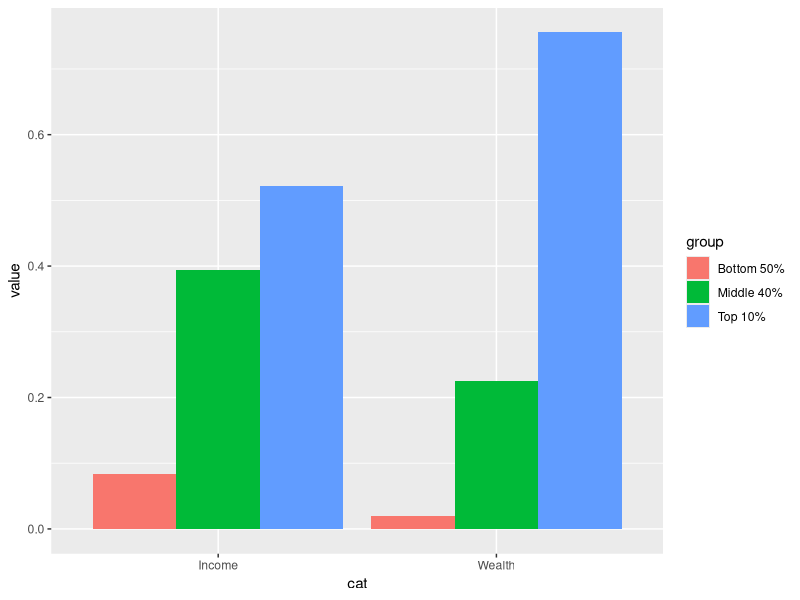

The R source for this figure: (Note: this script raises an error after producing the figure.)
## ---- chunk 1
library(tidyverse)
library(readxl)
## ---- chunk 2
excel_sheets("./data/WIR2022s.xlsx")
## ---- chunk 3
df_f1 <- read_excel("./data/WIR2022s.xlsx", sheet = "data-F1")
df_f1
## ---- chunk 4
df_f1_rev <- df_f1 %>% select(cat = ...1, 2:4) %>%
  pivot_longer(2:4, names_to = "group", values_to = "value")
df_f1_rev
## ---- chunk 5
df_f1_rev %>%
  ggplot(aes(x = cat, y = value, fill = group)) +
  geom_col(position = "dodge")
## ---- chunk 6
knitr::include_graphics("./data/tidy-1.png")
## ---- chunk 7
df_f1
## ---- chunk 8
(df_f1_rev <- df_f1 %>% pivot_longer(-1, names_to = "group", values_to = "value"))
## ---- chunk 9
df_f1_rev %>% 
  ggplot(aes(x = ...1, y = value, fill = group)) +
  geom_col(position = "dodge")
## ---- chunk 10
df_f1_rev %>% filter(group != "Top 1%") %>%
  ggplot() +
  geom_col(aes(x = ...1, y = value, fill = group), position = "dodge") +
  geom_text(aes(x = ...1, y = value, group = group, 
            label = scales::label_percent(accuracy=1)(value)), 
            position = position_dodge(width = 0.9)) + 
  scale_y_continuous(labels = scales::percent_format(accuracy = 1)) +
  labs(title = "Figure 1. Global income and wealth inequality, 2021",
       x = "", y = "Share of total income or wealth", fill = "")
## ---- chunk 11
df_f2 <- read_excel("./data/WIR2022s.xlsx", sheet = "data-F2")
df_f2
## ---- chunk 12
df_f2 %>% pivot_longer(cols = 3:5, names_to = "group", values_to = "value")
## ---- chunk 13
df_f2 %>% pivot_longer(cols = 3:5, names_to = "group", values_to = "value") %>%
  ggplot(aes(x = iso, y = value, fill = group)) +
  geom_col(position = "dodge")
## ---- chunk 14
df_f2 %>% pivot_longer(cols = 3:5, names_to = "group", values_to = "value")
## ---- chunk 15
df_f3 <- read_excel("./data/WIR2022s.xlsx", sheet = "data-F3")
df_f3
## ---- chunk 16
knitr::include_graphics("./data/F3.png")
## ---- chunk 17
df_f3$T10B50 %>% summary()
## ---- chunk 18
df_f3 %>% ggplot() + geom_histogram(aes(T10B50))
## ---- chunk 19
df_f3 %>% arrange(desc(T10B50))
## ---- chunk 20
df_f3 %>% 
  mutate(`Top 10 Bottom 50 Ratio` = cut(T10B50,breaks = c(5, 12, 13, 16, 19,140), 
                                        include.lowest = FALSE)) 
## ---- chunk 21
world_map <- map_data("world")
df_f3 %>% mutate(`Top 10 Bottom 50 Ratio` = cut(T10B50,breaks = c(5, 12, 13, 16, 19,140), 
                                        include.lowest = FALSE)) %>%
  ggplot(aes(map_id = Country)) + 
  geom_map(aes(fill = `Top 10 Bottom 50 Ratio`), map = world_map) + 
  expand_limits(x = world_map$long, y = world_map$lat)
## ---- chunk 22
world_map_wir <- world_map
world_map_wir$region[
  world_map_wir$region=="Democratic Republic of the Congo"]<-"DR Congo"
world_map_wir$region[world_map_wir$region=="Republic of Congo"]<-"Congo"
world_map_wir$region[world_map_wir$region=="Ivory Coast"]<-"Cote dIvoire"
world_map_wir$region[world_map_wir$region=="Vietnam"]<-"Viet Nam"
world_map_wir$region[world_map_wir$region=="Russia"]<-"Russian Federation"
world_map_wir$region[world_map_wir$region=="South Korea"]<-"Korea"
world_map_wir$region[world_map_wir$region=="UK"]<-"United Kingdom"
world_map_wir$region[world_map_wir$region=="Brunei"]<-"Brunei Darussalam"
world_map_wir$region[world_map_wir$region=="Laos"]<-"Lao PDR"
world_map_wir$region[world_map_wir$region=="Cote dIvoire"]<-"Cote d'Ivoire"
world_map_wir$region[world_map_wir$region=="Cape Verde"]<- "Cabo Verde"
world_map_wir$region[world_map_wir$region=="Syria"]<- "Syrian Arab Republic"
world_map_wir$region[world_map_wir$region=="Trinidad"]<- "Trinidad and Tobago"
world_map_wir$region[world_map_wir$region=="Tobago"]<- "Trinidad and Tobago"
## ---- chunk 23
df_f3 %>% mutate(`Top 10 Bottom 50 Ratio` = 
    cut(T10B50, breaks = c(5, 12, 13, 16, 19,140), include.lowest = FALSE)) %>%
  ggplot(aes(map_id = Country)) + 
  geom_map(aes(fill = `Top 10 Bottom 50 Ratio`), 
    map = world_map_wir) + 
    expand_limits(x = world_map_wir$long, y = world_map_wir$lat)
## ---- chunk 24
df_f3 %>% mutate(`Top 10 Bottom 50 Ratio` = 
    cut(T10B50,breaks = c(5, 12, 13, 16, 19,140), include.lowest = FALSE)) %>%
  ggplot(aes(map_id = Country)) + geom_map(aes(fill = `Top 10 Bottom 50 Ratio`), 
    map = world_map_wir) + expand_limits(x = world_map_wir$long, y = world_map_wir$lat) + 
  coord_map("orthographic", orientation = c(25, 60, 0))
## ---- chunk 25
df_f3 %>% mutate(`Top 10 Bottom 50 Ratio` = 
  cut(T10B50,breaks = c(5, 12, 13, 16, 19,140), include.lowest = FALSE)) %>%
  ggplot(aes(map_id = Country)) + geom_map(aes(fill = `Top 10 Bottom 50 Ratio`), 
    map = world_map_wir) + expand_limits(x = world_map_wir$long, y = world_map_wir$lat) + 
  coord_map("orthographic", orientation = c(15, -80, 0))
## ---- chunk 26
df_f3 %>% mutate(`Top 10 Bottom 50 Ratio` = 
  cut(T10B50,breaks = c(5, 12, 13, 16, 19,140), include.lowest = FALSE)) %>%
  ggplot(aes(map_id = Country)) + geom_map(aes(fill = `Top 10 Bottom 50 Ratio`), 
    map = world_map_wir) + 
  expand_limits(x = world_map_wir$long, y = world_map_wir$lat)
## ---- chunk 27
df_f3 %>% 
  mutate(`Top 10 Bottom 50 Ratio` = cut(T10B50,breaks = c(5, 12, 13, 16, 19,140), include.lowest = FALSE)) %>%
  ggplot(aes(map_id = Country)) + geom_map(aes(fill = `Top 10 Bottom 50 Ratio`), map = world_map_wir) + expand_limits(x = world_map_wir$long, y = world_map_wir$lat)  + 
  labs(title = "Figure 3. Top 10/Bottom 50 income gaps across the world, 2021",
       x = "", y = "", fill = "Top 10/Bottom 50 ratio") +
  theme(legend.position="bottom", 
        axis.text.x=element_blank(), axis.ticks.x=element_blank(),
        axis.text.y=element_blank(), axis.ticks.y=element_blank()) + 
  scale_fill_brewer(palette='YlOrRd')
## ---- chunk 28
df_f3 %>% anti_join(world_map_wir, by = c("Country" = "region"))
## ---- chunk 29
(df_f5 <- read_excel("./data/WIR2022s.xlsx", sheet = "data-F5"))
## ---- chunk 30
df_f5 %>% ggplot(aes(x = y, y = t10b50)) + geom_line() + geom_smooth(span=0.25, se=FALSE)
## ---- chunk 31
df_f9 <- read_excel("./data/WIR2022s.xlsx", sheet = "data-F9"); df_f9
## ---- chunk 32
df_f9 %>% 
  ggplot(aes(x = p, y = `Wealth growth 1995-2021`)) + geom_smooth(span = 0.30, se = FALSE)
## ---- chunk 33
df_f7 <- read_excel("./data/WIR2022s.xlsx", sheet = "data-F7"); df_f7
## ---- chunk 34
df_f7 %>% 
  pivot_longer(cols = 2:4, names_to = "type", values_to = "value") %>%
  ggplot(aes(x = y, y = value, color = type)) +
  stat_smooth(formula = y~x, method = "loess", span = 0.25, se = FALSE)
## ---- chunk 35
df_f10 <- read_excel("./data/WIR2022s.xlsx", sheet = "data-F10"); df_f10
## ---- chunk 36
df_f10 %>% 
  select(year, "Global Billionaire Wealth" = bn_hhweal, "Top 0.01%" = top0.1_hhweal) %>%
  pivot_longer(!year, names_to = "group", values_to = "value")
## ---- chunk 37
df_f10 %>% 
  select(year, "Global Billionaire Wealth" = bn_hhweal, "Top 0.01%" = top0.1_hhweal) %>%
  pivot_longer(!year, names_to = "group", values_to = "value") %>%
  ggplot() +
  stat_smooth(aes(x = year, y = value, color = group), formula = y~x, method = "loess", span = 0.25, se = FALSE)
## ---- chunk 38
df_f6 <- read_excel("./data/WIR2022s.xlsx", sheet = "data-F6"); df_f6
## ---- chunk 39
df_f6 %>% select(year = "...1", 2:3) %>%
  pivot_longer(cols = 2:3, names_to = "type", values_to = "value") %>%
  mutate(types = factor(type, 
      levels = c("Within-country inequality", "Between-country inequality"))) %>%
  ggplot(aes(x = year, y = value, fill = types)) +
  geom_area() +
  scale_y_continuous(labels = scales::percent_format(accuracy = 1)) +
  scale_x_continuous(breaks = round(seq(1820, 2020, by = 20),1)) + 
  scale_fill_manual(values=rev(scales::hue_pal()(2)), 
      labels = function(x) str_wrap(x, width = 15)) +
  labs(title = "Figure 6. Global income inequality: 
       \nBetween vs. within country inequality (Theil index), 1820-2020",
       x = "", y = "Share of global inequality (% of total Theil index)", fill = "") + 
  annotate("text", x = 1850, y = 0.28, 
      label = stringr::str_wrap("1820: Between country inequality represents 11% 
                                of global inequality", width = 20), size = 3) + 
  annotate("text", x = 1980, y = 0.70, 
      label = stringr::str_wrap("1980: Between country inequality represents 57% 
                                of global inequality", width = 20), size = 3) +
  annotate("text", x = 1990, y = 0.30, 
      label = stringr::str_wrap("2020: Between country inequality represents 32% 
                                of global inequality", width = 20), size = 3)
## ---- chunk 40
df_f11 <- read_excel("./data/WIR2022s.xlsx", sheet = "data-F11"); df_f11
## ---- chunk 41
df_f11 %>% rename(!year, US_bot50 = USbot50, US_top1 = UStop1, 
                  EU_bot50 = EUbot50, EU_top1 = EUtop1) 
## ---- chunk 42
df_f11 %>% 
  rename(!year, US_bot50 = USbot50, US_top1 = UStop1, EU_bot50 = EUbot50, EU_top1 = EUtop1) %>%
  pivot_longer(!year, names_to = c("group",".value"), names_sep = "_")
## ---- chunk 43
df_f11 %>% 
  rename(!year, US_bot50 = USbot50, US_top1 = UStop1, EU_bot50 = EUbot50, EU_top1 = EUtop1) %>%
  pivot_longer(!year, names_to = c("group",".value"), names_sep = "_") %>%
  pivot_longer(3:4, names_to = "type", values_to = "value") 
## ---- chunk 44
df_f11 %>% 
  rename(!year, US_bot50 = USbot50, US_top1 = UStop1, EU_bot50 = EUbot50, EU_top1 = EUtop1) %>%
  pivot_longer(!year, names_to = c("group",".value"), names_sep = "_") %>%
  pivot_longer(3:4, names_to = "type", values_to = "value") %>%
  ggplot() +
  stat_smooth(aes(x = year, y = value, color = group, linetype = type), formula = y ~ x, method = "loess", span = 0.25, se = FALSE) +
  scale_x_continuous(breaks = round(seq(1910, 2020, by = 10),1)) +
  scale_y_continuous(labels = scales::percent_format(accuracy = 1)) +
  labs(title = "Figure 11. Top 1% vs bottom 50% wealth shares \n in Western Europe and the US, 1910-2020", 
       x = "", y = "Share of total personal wealth (%)", color = "", linetype = "") +
  scale_linetype_manual(values = c("dotted","solid")) +
  annotate("text", x = 2000, y = 0.50, label = stringr::str_wrap("Wealth inequality has been rising at different speeds after a historical decline. The bottom 50% has always been extremely low.", width = 30), size = 3)
## ---- chunk 45
df_f8 <- read_excel("./data/WIR2022s.xlsx", sheet = "data-F8"); df_f8
## ---- chunk 46
df_f8 %>% 
  select(year, Germany_public = Germany, Germany_private = 'Germany (private)', 
         Spain_public = Spain, Spain_private = 'Spain (private)', 
         France_public = France, France_private = 'France (private)', 
         UK_public  = UK, UK_private = 'UK (private)', 
         Japan_public = Japan, Japan_private = 'Japan (private)', 
         Norway_public = Norway, Norway_private = 'Norway (private)',
         USA_public = USA, USA_private = 'USA (private)')
## ---- chunk 47
df_f8 %>% 
  select(year, Germany_public = Germany, Germany_private = 'Germany (private)', 
         Spain_public = Spain, Spain_private = 'Spain (private)', 
         France_public = France, France_private = 'France (private)', 
         UK_public  = UK, UK_private = 'UK (private)', 
         Japan_public = Japan, Japan_private = 'Japan (private)', 
         Norway_public = Norway, Norway_private = 'Norway (private)',
         USA_public = USA, USA_private = 'USA (private)') %>%
  pivot_longer(!year, names_to = c("country",".value"), names_sep = "_")
## ---- chunk 48
df_f8 %>% 
  select(year, Germany_public = Germany, Germany_private = 'Germany (private)', 
         Spain_public = Spain, Spain_private = 'Spain (private)', 
         France_public = France, France_private = 'France (private)', 
         UK_public  = UK, UK_private = 'UK (private)', 
         Japan_public = Japan, Japan_private = 'Japan (private)', 
         Norway_public = Norway, Norway_private = 'Norway (private)',
         USA_public = USA, USA_private = 'USA (private)') %>%
  pivot_longer(!year, names_to = c("country",".value"), names_sep = "_") %>%
  pivot_longer(3:4, names_to = "type", values_to = "value") 
## ---- chunk 49
df_f8 %>% 
  select(year, Germany_public = Germany, Germany_private = 'Germany (private)', 
         Spain_public = Spain, Spain_private = 'Spain (private)', 
         France_public = France, France_private = 'France (private)', 
         UK_public  = UK, UK_private = 'UK (private)', 
         Japan_public = Japan, Japan_private = 'Japan (private)', 
         Norway_public = Norway, Norway_private = 'Norway (private)',
         USA_public = USA, USA_private = 'USA (private)') %>%
  pivot_longer(!year, names_to = c("country",".value"), names_sep = "_") %>%
  pivot_longer(3:4, names_to = "type", values_to = "value") %>%
  ggplot() +
  stat_smooth(aes(x = year, y = value, color = country, linetype = type), 
              formula = y~x, method = "loess", span = 0.25, se = FALSE, size=0.75) +
  scale_y_continuous(labels = scales::percent_format(accuracy = 1)) +
  labs(title = "Figure 8. The rise of private versus the decline of public wealth 
       \nin rich countries, 1970-2020", 
       x = "", y = "wealth as as % of national income", color = "", type = "")
## ---- chunk 50
df_f15 <- read_excel("./data/WIR2022s.xlsx", sheet = "data-F15"); df_f15
## ---- chunk 51
df_f15 %>% mutate(region = rep(regionWID[!is.na(regionWID)], each = 3)) %>%
  select(region, group, tcap) %>%
  ggplot(aes(x = region, y = tcap, fill = group)) +
  geom_col(position = "dodge") + 
  scale_x_discrete(labels = function(x) stringr::str_wrap(x, width = 10)) +
  labs(title = "Figure 15 Per capita emissions across the world, 2019", 
       x = "", y = "tonnes of CO2e per person per year", fill = "")
